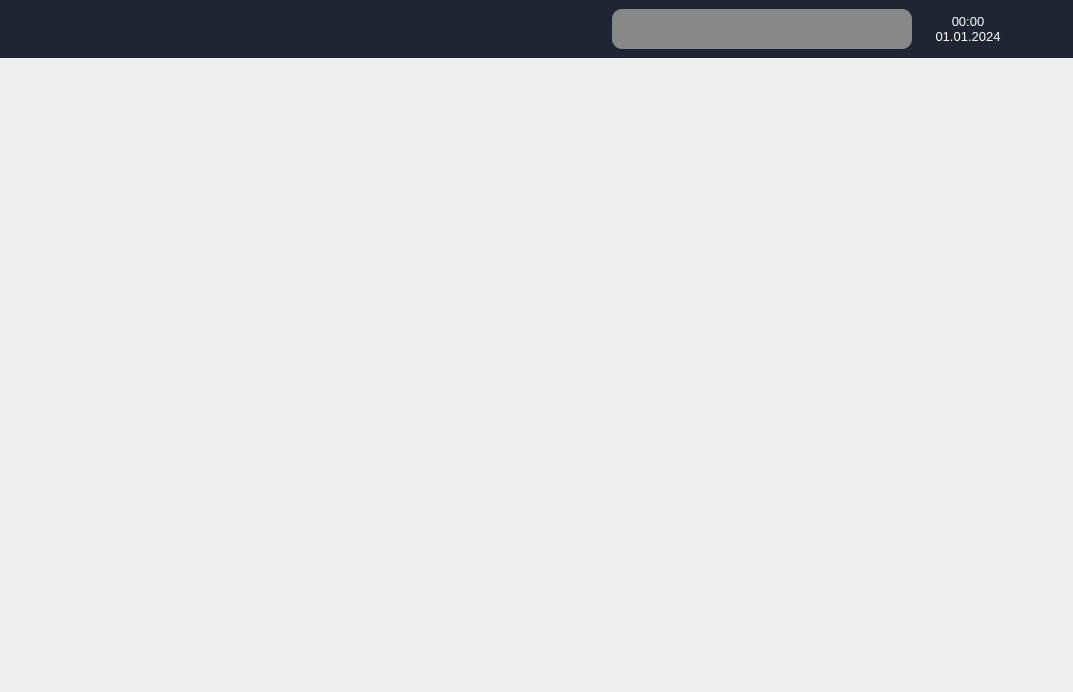
<?xml version="1.0" encoding="UTF-8"?>
<ui version="4.0">
 <class>Browser</class>
 <widget class="QWidget" name="Browser">
  <property name="geometry">
   <rect>
    <x>0</x>
    <y>0</y>
    <width>1073</width>
    <height>692</height>
   </rect>
  </property>
  <property name="windowTitle">
   <string>Simple Exam Browser</string>
  </property>
  <layout class="QVBoxLayout" name="verticalLayout" stretch="0,1">
   <property name="spacing">
    <number>0</number>
   </property>
   <property name="leftMargin">
    <number>0</number>
   </property>
   <property name="topMargin">
    <number>0</number>
   </property>
   <property name="rightMargin">
    <number>0</number>
   </property>
   <property name="bottomMargin">
    <number>0</number>
   </property>
   <item>
    <widget class="QWidget" name="topBar" native="true">
     <property name="minimumSize">
      <size>
       <width>0</width>
       <height>50</height>
      </size>
     </property>
     <property name="styleSheet">
      <string notr="true">QWidget { background-color: #1f2532; color: #fff;}</string>
     </property>
     <layout class="QHBoxLayout" name="horizontalLayout">
      <item>
       <widget class="QPushButton" name="homePage">
        <property name="sizePolicy">
         <sizepolicy hsizetype="Fixed" vsizetype="Fixed">
          <horstretch>0</horstretch>
          <verstretch>0</verstretch>
         </sizepolicy>
        </property>
        <property name="minimumSize">
         <size>
          <width>40</width>
          <height>40</height>
         </size>
        </property>
        <property name="maximumSize">
         <size>
          <width>40</width>
          <height>40</height>
         </size>
        </property>
        <property name="toolTip">
         <string>Open home page</string>
        </property>
        <property name="styleSheet">
         <string notr="true">QPushButton:hover {
	border-radius: 5px;
	background-color: #333;
}
QPushButton {
	background-color:#1f2532;
}</string>
        </property>
        <property name="icon">
         <iconset theme="QIcon::ThemeIcon::InputTablet"/>
        </property>
        <property name="iconSize">
         <size>
          <width>30</width>
          <height>30</height>
         </size>
        </property>
        <property name="flat">
         <bool>true</bool>
        </property>
       </widget>
      </item>
      <item>
       <widget class="QPushButton" name="reload">
        <property name="sizePolicy">
         <sizepolicy hsizetype="Fixed" vsizetype="Fixed">
          <horstretch>0</horstretch>
          <verstretch>0</verstretch>
         </sizepolicy>
        </property>
        <property name="minimumSize">
         <size>
          <width>40</width>
          <height>40</height>
         </size>
        </property>
        <property name="maximumSize">
         <size>
          <width>40</width>
          <height>40</height>
         </size>
        </property>
        <property name="toolTip">
         <string>Reload page</string>
        </property>
        <property name="styleSheet">
         <string notr="true">QPushButton:hover {
	border-radius: 5px;
	background-color: #333;
}
QPushButton {
	background-color:#1f2532;
}</string>
        </property>
        <property name="icon">
         <iconset theme="QIcon::ThemeIcon::ViewRefresh"/>
        </property>
        <property name="iconSize">
         <size>
          <width>30</width>
          <height>30</height>
         </size>
        </property>
        <property name="flat">
         <bool>true</bool>
        </property>
       </widget>
      </item>
      <item>
       <widget class="QPushButton" name="calculator">
        <property name="sizePolicy">
         <sizepolicy hsizetype="Fixed" vsizetype="Fixed">
          <horstretch>0</horstretch>
          <verstretch>0</verstretch>
         </sizepolicy>
        </property>
        <property name="minimumSize">
         <size>
          <width>40</width>
          <height>40</height>
         </size>
        </property>
        <property name="maximumSize">
         <size>
          <width>40</width>
          <height>40</height>
         </size>
        </property>
        <property name="toolTip">
         <string>Reload page</string>
        </property>
        <property name="styleSheet">
         <string notr="true">QPushButton:hover {
	border-radius: 5px;
	background-color: #333;
}
QPushButton {
	background-color:#1f2532;
}</string>
        </property>
        <property name="icon">
         <iconset theme="accessories-calculator"/>
        </property>
        <property name="iconSize">
         <size>
          <width>30</width>
          <height>30</height>
         </size>
        </property>
        <property name="flat">
         <bool>true</bool>
        </property>
       </widget>
      </item>
      <item>
       <widget class="QPushButton" name="info">
        <property name="sizePolicy">
         <sizepolicy hsizetype="Fixed" vsizetype="Fixed">
          <horstretch>0</horstretch>
          <verstretch>0</verstretch>
         </sizepolicy>
        </property>
        <property name="minimumSize">
         <size>
          <width>40</width>
          <height>40</height>
         </size>
        </property>
        <property name="maximumSize">
         <size>
          <width>40</width>
          <height>40</height>
         </size>
        </property>
        <property name="toolTip">
         <string>Reload page</string>
        </property>
        <property name="styleSheet">
         <string notr="true">QPushButton:hover {
	border-radius: 5px;
	background-color: #333;
}
QPushButton {
	background-color:#1f2532;
}</string>
        </property>
        <property name="icon">
         <iconset theme="QIcon::ThemeIcon::InsertImage"/>
        </property>
        <property name="iconSize">
         <size>
          <width>30</width>
          <height>30</height>
         </size>
        </property>
        <property name="flat">
         <bool>true</bool>
        </property>
       </widget>
      </item>
      <item>
       <spacer name="horizontalSpacer">
        <property name="orientation">
         <enum>Qt::Orientation::Horizontal</enum>
        </property>
        <property name="sizeHint" stdset="0">
         <size>
          <width>40</width>
          <height>20</height>
         </size>
        </property>
       </spacer>
      </item>
      <item>
       <widget class="QProgressBar" name="warningLevel">
        <property name="sizePolicy">
         <sizepolicy hsizetype="Fixed" vsizetype="Fixed">
          <horstretch>0</horstretch>
          <verstretch>0</verstretch>
         </sizepolicy>
        </property>
        <property name="minimumSize">
         <size>
          <width>300</width>
          <height>40</height>
         </size>
        </property>
        <property name="styleSheet">
         <string notr="true">QProgressBar::chunk {
    background-color: #D55;
	border-bottom-right-radius: 7px;
	border-bottom-left-radius: 7px;
	border-top-right-radius: 7px;
	border-top-left-radius: 7px;
}
QProgressBar {
	background-color: #888;
	border: none;
    border-radius: 10px;
}</string>
        </property>
        <property name="maximum">
         <number>10</number>
        </property>
        <property name="value">
         <number>0</number>
        </property>
        <property name="textVisible">
         <bool>false</bool>
        </property>
       </widget>
      </item>
      <item>
       <widget class="QLabel" name="dateTime">
        <property name="sizePolicy">
         <sizepolicy hsizetype="Fixed" vsizetype="Fixed">
          <horstretch>0</horstretch>
          <verstretch>0</verstretch>
         </sizepolicy>
        </property>
        <property name="minimumSize">
         <size>
          <width>100</width>
          <height>0</height>
         </size>
        </property>
        <property name="font">
         <font>
          <pointsize>10</pointsize>
         </font>
        </property>
        <property name="text">
         <string>00:00
01.01.2024</string>
        </property>
        <property name="alignment">
         <set>Qt::AlignmentFlag::AlignCenter</set>
        </property>
       </widget>
      </item>
      <item>
       <widget class="QPushButton" name="close">
        <property name="sizePolicy">
         <sizepolicy hsizetype="Fixed" vsizetype="Fixed">
          <horstretch>0</horstretch>
          <verstretch>0</verstretch>
         </sizepolicy>
        </property>
        <property name="minimumSize">
         <size>
          <width>40</width>
          <height>40</height>
         </size>
        </property>
        <property name="maximumSize">
         <size>
          <width>40</width>
          <height>40</height>
         </size>
        </property>
        <property name="toolTip">
         <string>Close browser</string>
        </property>
        <property name="styleSheet">
         <string notr="true">QPushButton:hover {
	border-radius: 5px;
	background-color: #ff8181;
}
QPushButton {
	background-color:#1f2532;
}</string>
        </property>
        <property name="icon">
         <iconset theme="QIcon::ThemeIcon::ApplicationExit"/>
        </property>
        <property name="iconSize">
         <size>
          <width>30</width>
          <height>30</height>
         </size>
        </property>
        <property name="flat">
         <bool>true</bool>
        </property>
       </widget>
      </item>
     </layout>
    </widget>
   </item>
   <item>
    <widget class="WebView" name="webView" native="true"/>
   </item>
  </layout>
 </widget>
 <customwidgets>
  <customwidget>
   <class>WebView</class>
   <extends>QWidget</extends>
   <header>WebView.h</header>
   <container>1</container>
  </customwidget>
 </customwidgets>
 <resources/>
 <connections/>
</ui>
